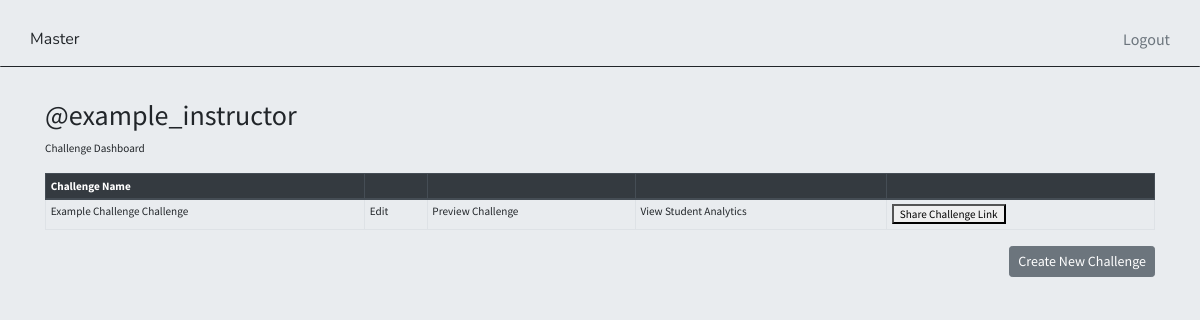
Page /home/challenges (signed in) on the earlier database version.
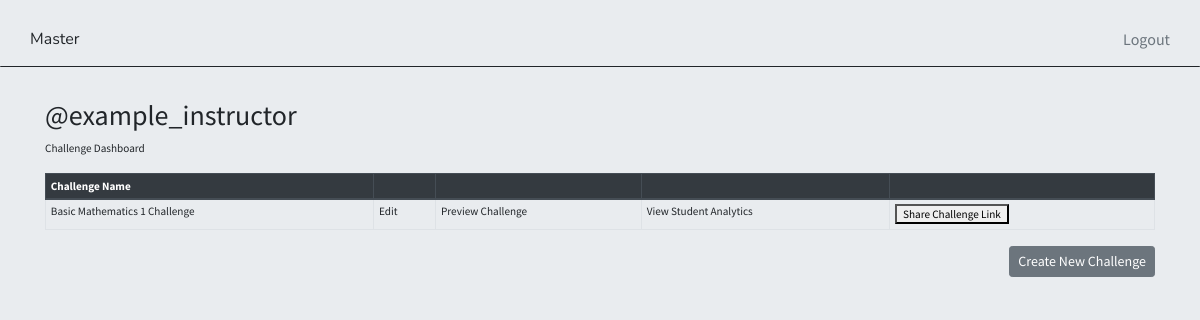
Same page on the later database version.
### app/models.py (models this page shows, shortened)
class Challenge(models.Model):
    name = models.CharField(max_length=255)
    password = models.CharField(max_length=255)

### app/views.py (the view)
# urls.py: path('home/challenges', views.view_challenges, name="view_challenges"),
@login_required
def view_challenges(request):
    user_managed_challenges = [ instructor_role_obj.associated_challenge
                for instructor_role_obj in
                InstructorRole.objects.filter(associated_instructor=request.user)
    ]
    is_instructor = True if user_managed_challenges else False
    challenges = []
    if is_instructor:
        challenges = [challenge for challenge in user_managed_challenges if (challenge != None)]
    context={
    "challenges": challenges,
    "is_instructor": is_instructor,
    "user": request.user
    }
    return render(request, 'app/challenge_dashboard.html', context)

### app/templates/app/challenge_dashboard.html (shortened to what this page needs)
<html>
  <head>
    <link rel="stylesheet" href="https://stackpath.bootstrapcdn.com/bootstrap/4.5.0/css/bootstrap.min.css">
  </head>
  <body>
      <div id='site-wrapper'>
        <div id="site-header" class="">
          <div class="container">
            <div class="row">
              <a class="master-symbol" href="{% url 'index' %}">Master</a>
              <a id="logout-button" class="align-self-end float-right text-right justify-content-end ml-auto" href="{% url 'logout' %}">Logout</a>
            </div>
          </div>
        </div>
          <div id=""  class="container page-content">
            <div class="table-section" >
              <h3>@{{user.username}}</h3>
              <p>Challenge Dashboard</p>
              {% if is_instructor %}
              <table class="table table-bordered common-text table-sm">
                <thead class="thead-dark site-table-header">
                <tr>
                  <th scope="col">Challenge Name</th>
                  <th scope="col"></th>
                  <th scope="col"></th>
                  <th scope="col"></th>
                  <th scope="col"></th>
                </tr>
                </thead>
                {% for challenge in challenges  %}
                <tr>
                  <td><a href="{% url 'edit_challenge' challenge_id=challenge.id %}">{{challenge.name}} Challenge</a></td>
                  <td><a href="{% url 'edit_challenge' challenge_id=challenge.id %}">Edit</a></td>
                  <td><a href="{% url 'challenge' challenge_id=challenge.id %}">Preview Challenge</a></td>
                  <td><a href="{% url 'view_challenge_analytics' challenge_id=challenge.id %}">View Student Analytics</a></td>
                  <td><button onclick="copy_challenge_link_to_clipboard('{% url 'challenge' challenge_id=challenge.id %}')") >Share Challenge Link</button></td>
                </tr>
                {% endfor %}
              </table>
              <div class="d-flex flex-row-reverse"><button class="btn btn-secondary btn-sm"><a href="{% url 'create_new_challenge' %}">Create New Challenge</a></button></div>
              {% endif %}
            </div>
          </div>
        </div>
  </body>
</html>

Differences in the rows shown:
removed Challenge: name "Example Challenge"
added Challenge: name "Basic Mathematics 1"
